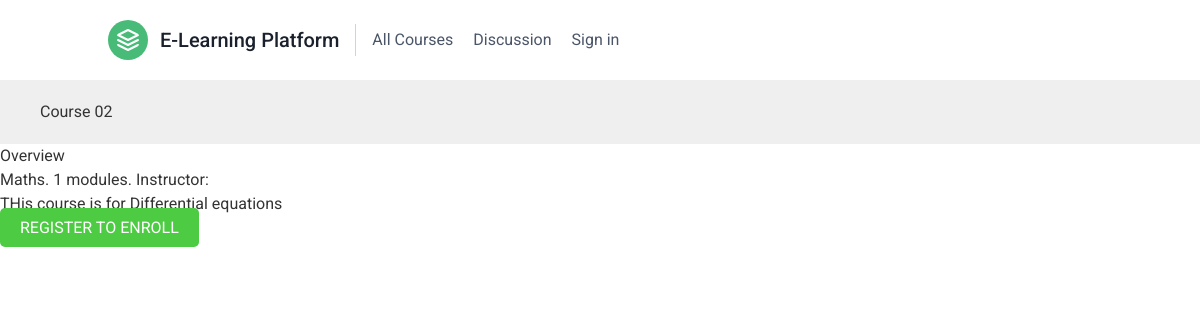
Before: /course/course02/ with the older database file.
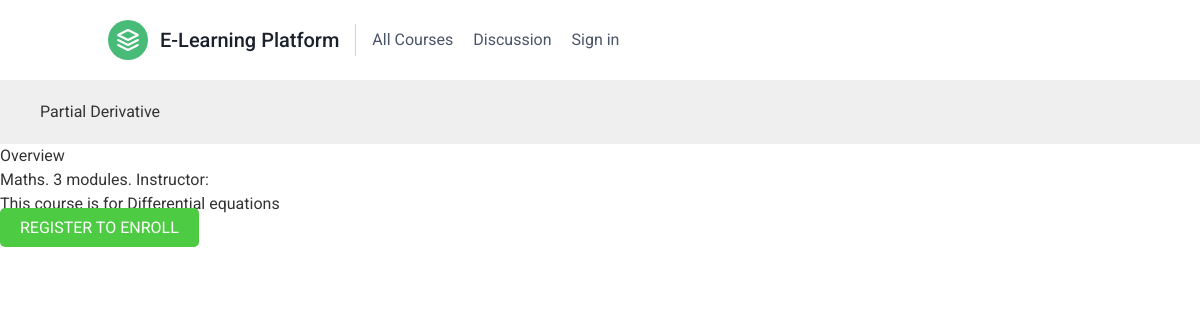
After: the same page with the newer database file.
### courses/models.py (models this page shows, shortened)
class Course(models.Model):
    owner = models.ForeignKey(settings.AUTH_USER_MODEL, related_name='courses_created', on_delete=models.CASCADE)
    subject = models.ForeignKey(Subject, related_name='courses', on_delete=models.CASCADE)
    title = models.CharField(max_length=200)
    slug = models.SlugField(max_length=200, unique=True)
    overview = models.TextField()
    created = models.DateTimeField(auto_now_add=True)
    class Meta:
        ordering = ['-created']

### courses/views.py (the view)
class CourseDetailView(DetailView):
    model = Course
    template_name = 'courses/course/detail.html'
    def get_context_data(self, **kwargs):
        context = super().get_context_data(**kwargs)
        context['enroll_form'] = CourseEnrollForm(
                                   initial={'course':self.object})
        context['announcements'] = self.object.announcements.all()
        return context

### courses/templates/courses/course/detail.html (shortened to what this page needs)
{% extends "base.html" %}
{% block content %}
  {% with subject=object.subject %}
    <h1>
      {{ object.title }}
    </h1>
    <div class="module">
      <h2>Overview</h2>
      <p>
        <a href="{% url "courses:course_list_subject" subject.slug %}">
        {{ subject.title }}</a>.
        {{ object.modules.count }} modules.
        Instructor: {{ object.owner.get_full_name }}
      </p>
      {{ object.overview|linebreaks }}
      {% if request.user.is_authenticated %}
        <form action="{% url "courses:student_enroll_course" %}" method="post">
          {{ enroll_form }}
          {% csrf_token %}
          <input type="submit" value="Enroll now">
        </form>
      {% else %}
        <a href="{% url "courses:student_registration" %}" class="button">
          Register to enroll
        </a>
      {% endif %}
    </div>
  {% endwith %}
{% endblock %}

Changed rows visible on the page:
changed Course: title "Course 02" → "Partial Derivative"; modules.count "1" → "3"; overview "THis course is for Differential equations" → "This course is for Differential equations"
